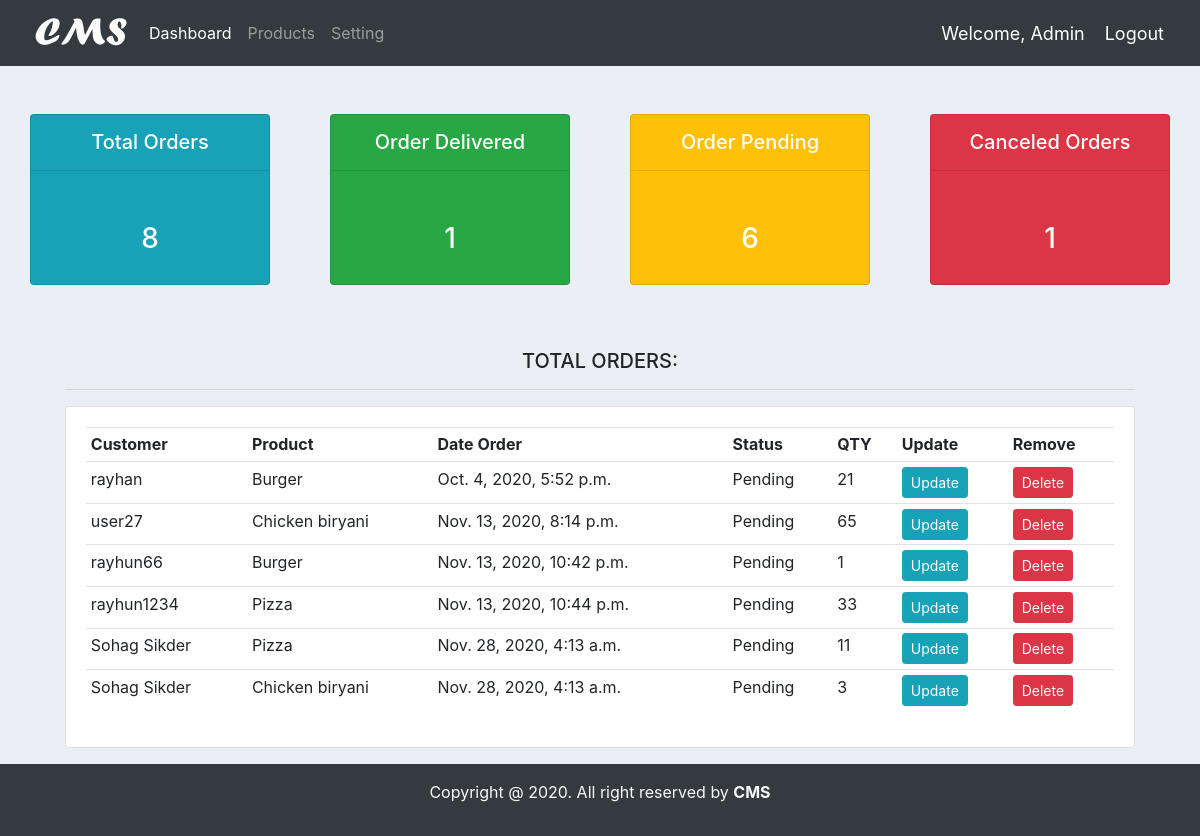
The page /all/orders/pending (signed in) on the database its author committed.
### accounts/models.py (models this page shows, shortened)
class Order(models.Model):
    STATUS = (
        ('Pending','Pending'),
        ('Canceled Order','Canceled Order'),
        ('Delivered','Delivered')
        )
    customer = models.ForeignKey(Customer, null=True, on_delete=models.SET_NULL)
    Product = models.ForeignKey(Product, null=True, on_delete=models.SET_NULL)
    date_created = models.DateTimeField(auto_now_add=True, null=True)
    statur = models.CharField(max_length=200, null=True, choices=STATUS)
    note = models.CharField(max_length=200, null=True)
    order_content = models.DecimalField(max_digits= 10000, null=True, decimal_places=0)

class Customer(models.Model):
    user = models.OneToOneField(User, null=True, blank=True, on_delete=models.CASCADE)
    name = models.CharField(max_length=200, null=True)
    phone = models.CharField(max_length=200, null=True)
    email = models.CharField(max_length=200, null=True)
    profile_pic = models.ImageField(default="demo.jpg", null=True, blank=True)
    date_created = models.DateTimeField(auto_now_add=True, null=True)
    def __str__(self):
        return str(self.name)

class Product(models.Model):
    CATAGORY = (
        ('Indoor','Indoor'),
        ('Out Door','Out Door'),
    )
    name = models.CharField(max_length=200, null=True)
    price = models.FloatField(null=True)
    catagory = models.CharField(max_length=200, null=True, choices=CATAGORY)
    descriprion = models.CharField(max_length=500 ,null=True, blank=True)
    data_created = models.DateTimeField(auto_now_add=True)
    tags = models.ManyToManyField(Tag)
    def __str__(self):
        return str(self.name)

### accounts/decorators.py (the view)
    def wrapper_func(request, *args, **kwargs):
        group = None
        if request.user.groups.exists():
            group = request.user.groups.all()[0].name
        if group == 'customer':
            return redirect('user_profile')
        elif group == 'admin':
            return view_func(request, *args, **kwargs)
        else:
            context = {}
            return render(request, 'accounts/customer_not_auth.html', context)

### accounts/views.py (called while the page is built)
@login_required
@admin_only
def order_pending_list(request):
    orders = Order.objects.all()
    total_orders = orders.count()
    order_delivered = orders.filter(statur='Delivered').count()
    order_pending = orders.filter(statur='Pending').count()
    order_pendings = orders.filter(statur='Pending')
    order_cancels = orders.filter(statur='Canceled Order').count()
    context = {
        'order_pendings':order_pendings,
        'total_orders':total_orders,
        'order_delivered':order_delivered,
        'order_pending':order_pending,
        'order_cancels':order_cancels,
    }
    return render(request, 'accounts/order_pending_list.html',context)

### accounts/templates/accounts/order_pending_list.html
{% extends 'accounts/main.html' %}
{% block content %}
<div class="container-fluid">
    {% include 'accounts/status.html' %}
    <div class="row">
        <div class="col-md-11 m-auto">
            <h5 class="text-center">TOTAL ORDERS:</h5>
            <hr>
            <div class="card card-body">
                {% if order_pendings %}
                <table class="table table-sm">
                    <tr>
                        <th>Customer</th>
                        <th>Product</th>
                        <th>Date Order</th>
                        <th>Status</th>
                        <th>QTY</th>
                        <th>Update</th>
                        <th>Remove</th>
                    </tr>
                    {% for order in order_pendings %}
                    <tr>
                        <td>{{ order.customer }}</td>
                        <td>{{ order.Product }}</td>
                        <td>{{ order.date_created }}</td>
                        <td>{{ order.statur }}</td>
                        <td>{{ order.order_content }}</td>
                        <td><a class="btn btn-sm btn-info" href="{% url 'update_order' order.pk %}">Update</a></td>
                        <td><a class="btn btn-sm btn-danger" href="{% url 'delete_order' order.pk %}">Delete</a></td>
                    </tr>
                    {% endfor %}
                </table>
                {% else %}
                    <h3 class="h3 text-center py-3 text-danger">Pending order not found</h3>
                {% endif %}
            </div>
        </div>
    </div>
</div>
{% endblock %}

### accounts/templates/accounts/navbar.html (shortened to what this page needs)
{% load static %}
<nav class="navbar navbar-expand-lg navbar-dark bg-dark">
  <a href="{% url 'home' %}"><img id="logo" src="{% static '/images/logo.png' %}" alt="" title="Customer Management System"></a>
    <div class="collapse navbar-collapse" id="navbarSupportedContent">
      <ul class="navbar-nav mr-auto">
        {% if request.user.is_staff %}
        <li class="nav-item active">
          <a class="nav-link" href="{% url 'home' %}">Dashboard</a>
        </li>
        {% endif %}
        <li class="nav-item">
          <a class="nav-link" href="{% url 'products' %}">Products</a>
        </li>
        <li class="nav-item">
          <a class="nav-link" href="{% url 'account' %}">Setting</a>
        </li>
      </ul>
    </div>
    <span class="hello">Welcome, {{ request.user|title }} </span>
    <span><a class="hello" href="{% url 'logout' %}">Logout</a></span>
  </nav>

### static/css/main.css (style rules this page uses)
#logo { height: 50PX; }
body { background-color: #ebeff5; }

### accounts/templates/accounts/navbar.html (style rules this page uses)
.hello { color: #fff; font-size: 18px; margin-right: 20px; }

### rows shown on the page
Order: customer "rayhan", Product "Burger", date_created "Oct. 4, 2020, 5:52 p.m.", statur "Pending", order_content "21"
Order: customer "user27", Product "Chicken biryani", date_created "Nov. 13, 2020, 8:14 p.m.", statur "Pending", order_content "65"
Order: customer "rayhun66", Product "Burger", date_created "Nov. 13, 2020, 10:42 p.m.", statur "Pending", order_content "1"
Order: customer "rayhun1234", Product "Pizza", date_created "Nov. 13, 2020, 10:44 p.m.", statur "Pending", order_content "33"
Order: customer "Sohag Sikder", Product "Pizza", date_created "Nov. 28, 2020, 4:13 a.m.", statur "Pending", order_content "11"
Order: customer "Sohag Sikder", Product "Chicken biryani", date_created "Nov. 28, 2020, 4:13 a.m.", statur "Pending", order_content "3"

### other values the page prints
{{ request.user|title }} "Admin"
{{ total_orders }} "8"
{{ order_delivered }} "1"
{{ order_pending }} "6"
{{ order_cancels }} "1"
